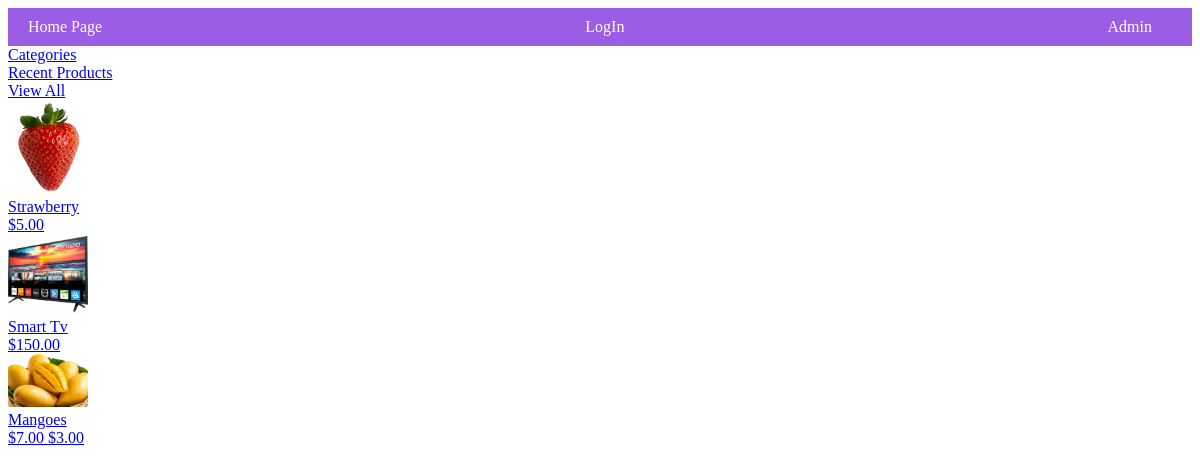
The app's page /, older data.
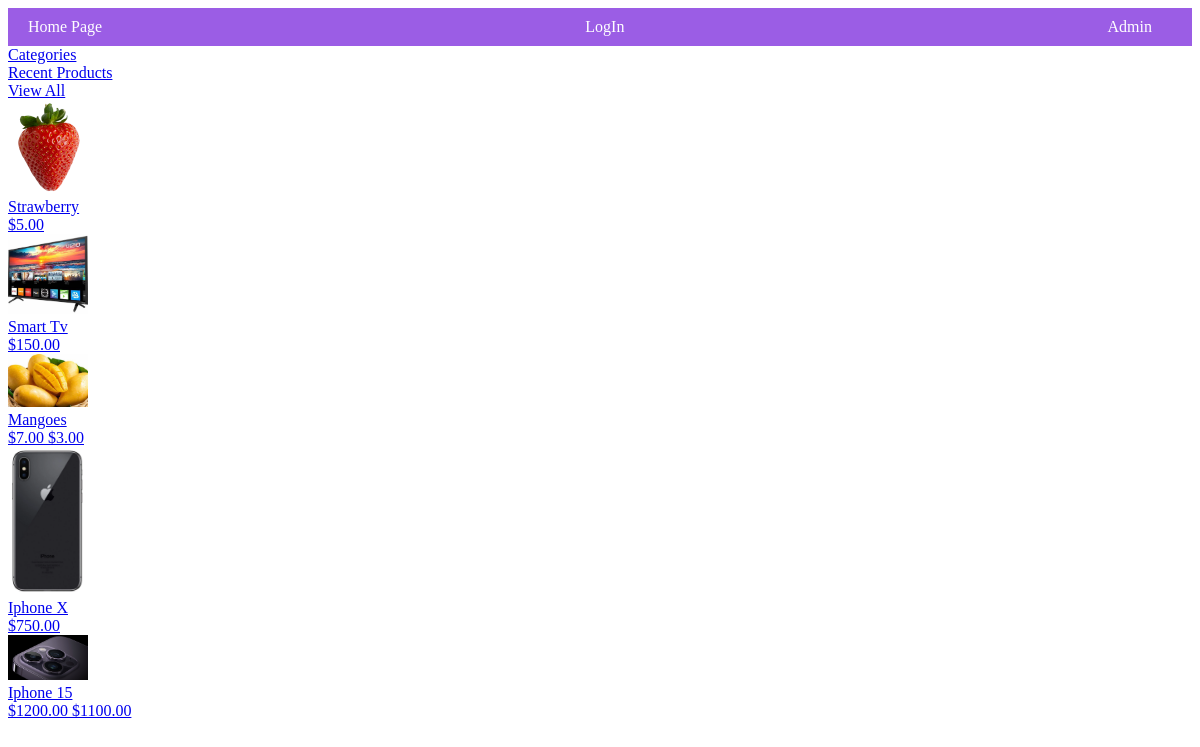
The same page, newer data.
### product/models.py (models this page shows, shortened)
class Products(models.Model):
    product_name = models.CharField(max_length=200)
    product_description = models.TextField(max_length=500)
    product_price = models.DecimalField('Price',max_digits=7,decimal_places=2)
    product_discounted_price = models.DecimalField('Discounted Price',max_digits=7,decimal_places=2,null=True,blank=True)
    product_specification = models.TextField(null= True, blank= True)
    product_posted_date = models.DateField( auto_now_add=True)
    product_images = models.ImageField(upload_to='products/')
    product_images2 = models.ImageField(null=True,blank=True,upload_to='products/')
    product_images3 = models.ImageField(null=True,blank=True,upload_to='products/')
    product_images4 = models.ImageField(null=True,blank=True,upload_to='products/')
    product_images5 = models.ImageField(null=True,blank=True,upload_to='products/')
    categories_choices = product_categories = {
    "ELECTRONICS": "Electronics",
    "CLOTHING & ACCESSORIES": "Clothing & Accessories",
    "HOME & KITCHEN": "Home & Kitchen",
    "BEAUTY & PERSONAL CARE": "Beauty & Personal Care",
    "HEALTH & FITNESS": "Health & Fitness",
    "TOYS & GAMES": "Toys & Games",
    "BOOKS & MEDIA": "Books & Media",
    "AUTOMOTIVE": "Automotive",
    "SPORTS & OUTDOORS": "Sports & Outdoors",
    "PET SUPPLIES": "Pet Supplies",
    "HOME APPLIANCES": "Home Appliances",
    "OFFICE SUPPLIES": "Office Supplies",
    "FURNITURE & DECOR": "Furniture & Decor",
    "JEWELRY & WATCHES": "Jewelry & Watches",
    "BABY & TODDLER": "Baby & Toddler",
    "FOOD & GROCERIES": "Food & Groceries",
    "ARTS & CRAFTS": "Arts & Crafts",
    "MUSICAL INSTRUMENTS": "Musical Instruments",
    "GARDEN & OUTDOOR LIVING": "Garden & Outdoor Living",
    "TRAVEL & LUGGAGE": "Travel & Luggage",
    "SMARTPHONE": "Smartphone",
    "LAPTOP": "Laptop",
    "CAMERA": "Camera",
    "TV": "TV",
    "HEADPHONE": "Headphone",
    "GADGET": "Gadget",
    "APPAREL": "Apparel",
    "BAG": "Bag",
    "JEWELRY": "Jewelry",
    "SUNGLASSES": "Sunglasses",
    "WATCH": "Watch",
    "HOME IMPROVEMENT": "Home Improvement",
    "DECOR": "Decor",
    "KITCHEN APPLIANCES": "Kitchen Appliances",
    "COOKWARE": "Cookware",
    "FURNITURE": "Furniture",
    "SKINCARE": "Skincare",
    "MAKEUP": "Makeup",
    "HAIRCARE": "Haircare",
    "GROOMING": "Grooming",
    "FRAGRANCES": "Fragrances",
    "EXERCISE EQUIPMENT": "Exercise Equipment",
    "NUTRITIONAL SUPPLEMENTS": "Nutritional Supplements",
    "FITNESS TRACKERS": "Fitness Trackers",
    "YOGA MATS": "Yoga Mats",
    "TOYS": "Toys",
    "BOARD GAMES": "Board Games",
    "PUZZLES": "Puzzles",
    "EDUCATIONAL TOYS": "Educational Toys",
    "OUTDOOR PLAY EQUIPMENT": "Outdoor Play Equipment",
    "BOOKS": "Books",
    "E-BOOKS": "E-books",
    "AUDIOBOOKS": "Audiobooks",
    "DVDS": "DVDs",
    "CDS": "CDs",
    "DIGITAL MEDIA": "Digital Media",
    "CAR PARTS": "Car Parts",
    "ACCESSORIES": "Accessories",
    "TOOLS": "Tools",
    "MAINTENANCE SUPPLIES": "Maintenance Supplies",
    "ELECTRONICS": "Electronics",
    "SPORTING EQUIPMENT": "Sporting Equipment",
    "CAMPING GEAR": "Camping Gear",
    "HIKING GEAR": "Hiking Gear",
    "OUTDOOR CLOTHING": "Outdoor Clothing",
    "FOOD": "Food",
    "TOYS": "Toys",
    "GROOMING PRODUCTS": "Grooming Products",
    "BEDS": "Beds",
    "CARRIERS": "Carriers",
    "LARGE APPLIANCES": "Large Appliances",
    "SMALL APPLIANCES": "Small Appliances",
    "STATIONERY": "Stationery",
    "DESK ORGANIZERS": "Desk Organizers",
    "PRINTERS": "Printers",
    "OFFICE FURNITURE": "Office Furniture",
    "TECHNOLOGY ACCESSORIES": "Technology Accessories",
    "SOFAS": "Sofas",
    "CHAIRS": "Chairs",
    "TABLES": "Tables",
    "LIGHTING FIXTURES": "Lighting Fixtures",
    "RUGS": "Rugs",
    "RINGS": "Rings",
    "NECKLACES": "Necklaces",
    "BRACELETS": "Bracelets",
    "EARRINGS": "Earrings",
    "WATCHES": "Watches",
    "CLOTHING": "Clothing",
    "DIAPERS": "Diapers",
    "FEEDING SUPPLIES": "Feeding Supplies",
    "STROLLERS": "Strollers",
    "TOYS": "Toys",
    "NON-PERISHABLE FOOD": "Non-perishable Food",
    "SNACKS": "Snacks",
    "BEVERAGES": "Beverages",
    "GOURMET FOODS": "Gourmet Foods",
    "SPICES": "Spices",
    "ART SUPPLIES": "Art Supplies",
    "CRAFTING MATERIALS": "Crafting Materials",
    "DIY KITS": "DIY Kits",
    "SEWING SUPPLIES": "Sewing Supplies",
    "GUITARS": "Guitars",
    "KEYBOARDS": "Keyboards",
    "DRUMS": "Drums",
    "VIOLINS": "Violins",
    "WIND INSTRUMENTS": "Wind Instruments",
    "GARDENING TOOLS": "Gardening Tools",
    "PLANTS": "Plants",
    "OUTDOOR FURNITURE": "Outdoor Furniture",
    "BBQ GRILLS": "BBQ Grills",
    "LUGGAGE SETS": "Luggage Sets",
    "BACKPACKS": "Backpacks",
    "TRAVEL ACCESSORIES": "Travel Accessories",
    "TOILETRIES": "Toiletries",
    "OUTDOOR GEAR": "Outdoor Gear"
    }
    product_category = models.CharField('category',max_length=100,choices=categories_choices)
    product_quantity = models.IntegerField()
    sellor_name = models.CharField(max_length=100)
    company_name = models.CharField(null= True, blank= True, max_length=200)
    product_website = models.URLField(null= True,blank=True)

### product/views.py (the view)
# urls.py: path('',views.home,name='home'),
def home(request):
    products = Products.objects.order_by('-product_name')[:5]
    context = {'products':products,'request':request}
    return render(request,'product/index.html',context=context)

### product/templates/product/index.html (shortened to what this page needs)
{% load static %}
<!DOCTYPE html>
<html lang="en">
<head>
    <link rel="stylesheet" href="{% static 'product/index_style.css' %}">
</head>
<body>
    <nav>
        <a href="{% url 'product:home' %}">Home Page</a>
        {% if request.user.is_authenticated %}
            <a href="{% url 'registration:signout' %}">LogOut</a>
        {% else %}
            <a href="{% url 'registration:login' %}">LogIn</a>
        {% endif %}
        <a href="/admin/">Admin</a>
    </nav>
    <div class="aside_links">
        <aside>
            <a href="{% url 'product:categories_page' %}">Categories</a><br>
            <a href="{% url 'product:recent_products' %}">Recent Products</a><br>
            <a href="{% url 'product:view_all' %}">View All</a><br>
        </aside>
    </div>
    <div class="article_product_list">
        {% for product in products %}
            <a href="{% url 'product:details' product.id %}" class="product_detailslink">
            <article class="product_data" >
                <img src="{{product.product_images.url}}" width="80" > <br>
                <label class="discounted_price">{{product.product_name}}</label><br>
                {% if product.product_discounted_price %}
                <label>${{product.product_price}}  ${{product.product_discounted_price}}</label><br>
                {% else %}
                <label class="price">${{product.product_price}}</label><br>
                {% endif %}
            </a>
        {% endfor %}
    </div>
</body>
</html>

Row changes from the older to the newer data that the page shows:
added Products: product_images (picture), product_name "Iphone X", product_price "750.00"
added Products: product_images (picture), product_name "Iphone 15", product_price "1200.00", product_discounted_price "1100.00"
